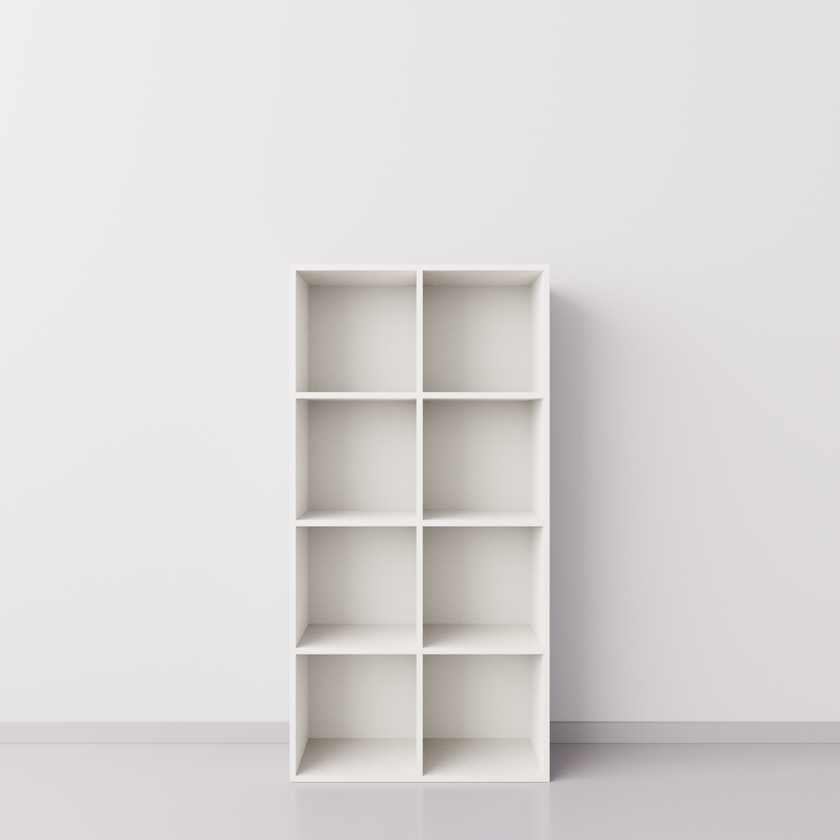
#> input picture lab 5/img_1.png, 840 x 840 px, shrunk from 1200 x 1200 before the run; its folder holds only this picture in this run
$ python lab5.py
#> lines starting #> are read from the running program, lines starting #| are printed output that depends on the picture; after the words box and inside, x2 and y2 are one past the last pixel; in counts of white or black regions, pixels touching at a corner belong together
import cv2
import numpy as np
from matplotlib import pyplot as plt


def image_read(FileIm):
#> called with FileIm = 'img_1.png'
    image = cv2.imread(FileIm)
#> image is the input picture: shape (840, 840, 3); mean B, G, R 215.6, 215.3, 218.6
    plt.imshow(image)
    plt.show()
    return image


def image_processing(image):

    gray = cv2.cvtColor(image, cv2.COLOR_BGR2GRAY)
    gray = cv2.GaussianBlur(gray, (3, 3), 1.2)
    clahe = cv2.createCLAHE(clipLimit=2.45, tileGridSize=(8, 8))
    enhanced_image = clahe.apply(gray)
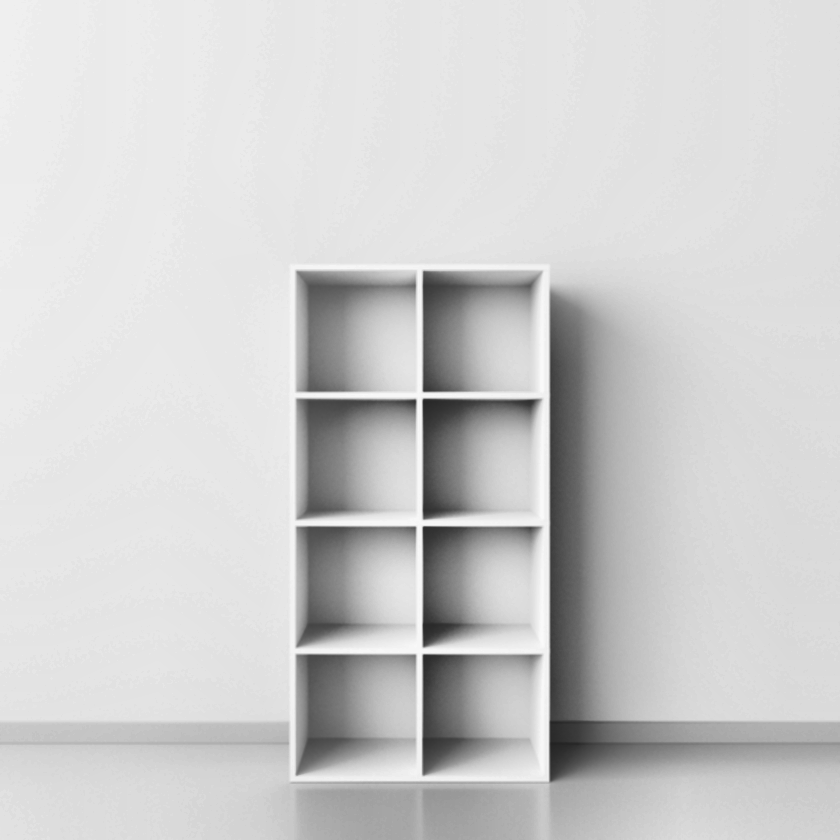
#> enhanced_image: shape (840, 840); min 35, max 250, mean 206.1
    edged = cv2.Canny(enhanced_image, 60, 250)
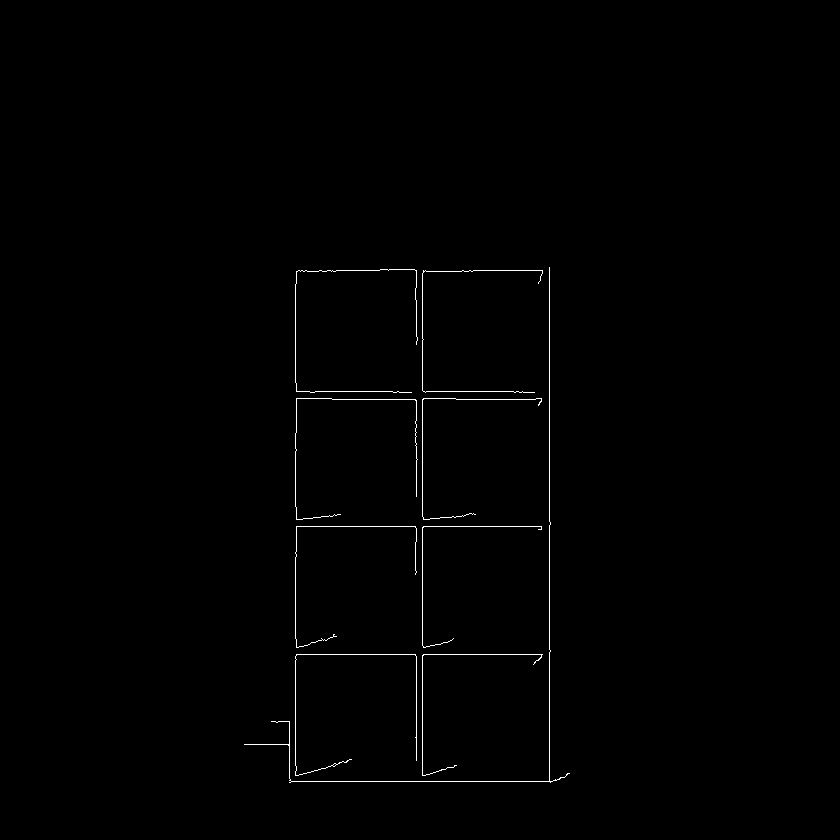
#> edged: shape (840, 840); 0.53% white in thin lines or dots, all inside (x1, y1, x2, y2) = (244, 267, 570, 783)
    kernel = cv2.getStructuringElement(cv2.MORPH_RECT, (1, 1))
    closed = cv2.morphologyEx(edged, cv2.MORPH_CLOSE, kernel)
    plt.imshow(closed)
    plt.show()
    return closed


def distance_between_points(point1, point2):
    x1, y1 = point1
    x2, y2 = point2
    distance = np.sqrt((x2 - x1) ** 2 + (y2 - y1) ** 2)
    return distance


def image_contours(image_entrance, min_distance=50):
#> called with min_distance = 50
    cnts, _ = cv2.findContours(image_entrance.copy(), cv2.RETR_LIST, cv2.CHAIN_APPROX_SIMPLE)
#> cnts = 10 contours, all with area under 20

    filtered_cnts = []
    filtered_centers = []

    for c in cnts:
        if cv2.contourArea(c) > 0:
            epsilon = 0.02 * cv2.arcLength(c, True)
            approx = cv2.approxPolyDP(c, epsilon, True)
            if len(approx) > 5:
                center = (int(np.mean(approx[:, 0, 0])), int(np.mean(approx[:, 0, 1])))
                if not any(distance_between_points(center, fc) < min_distance for fc in filtered_centers):
                    filtered_centers.append(center)
                    filtered_cnts.append(c)
#> this loop made 10 passes
#> epsilon on passes 2 to 10: 11.67, 16.49, 11.14, 13.62, 12.22, 15.65, 14.89, 17.59, 36.96
#> (epsilon, center) on pass 1: (0.21, (334, 764))
#> after the loop, filtered_centers = [(334, 764), (447, 713), (347, 710), (447, 585), (345, 576), (450, 457), (346, 455), (460, 330), (355, 324)]; filtered_cnts = 9 contours, all with area under 20

    return filtered_cnts


def image_recognition(image_entrance, image_cont, file_name):
    total = 0
    for c in image_cont:
        x, y, w, h = cv2.boundingRect(c)
        cv2.rectangle(image_entrance, (x, y), (x + w, y + h), (0, 255, 0), 4)
        total += 1
    print("Знайдено {0} прямокутників на зображенні".format(total))
    cv2.imwrite(file_name, image_entrance)
    plt.imshow(image_entrance)
    plt.show()
    return


if __name__ == '__main__':
    images_url = "img_1"
    image_entrance = image_read(f"{images_url}.png")
    image_exit = image_processing(image_entrance)
    image_cont = image_contours(image_exit)
#> image_cont = 9 contours, all with area under 20
    image_recognition(image_entrance, image_cont, f"recognition_{images_url}.jpg")
#> the loop in image_recognition, `for c in image_cont:` made 9 passes
#> (x, y, w, h) on passes 1 to 9: (332, 763, 5, 4), (422, 654, 121, 122), (295, 654, 122, 122), (422, 526, 120, 122), (295, 526, 122, 122), (422, 398, 120, 122), (295, 398, 123, 122), (422, 270, 121, 123), (295, 269, 123, 124)
#> after the loop in image_recognition, `for c in image_cont:`:
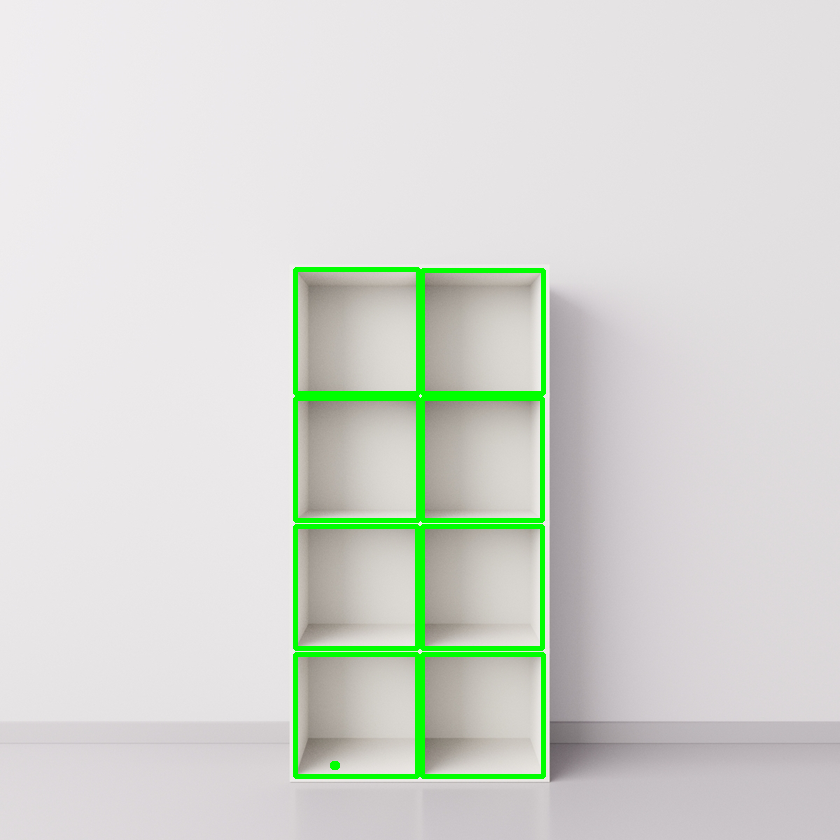
#> image_entrance: shape (840, 840, 3); 2.73% of pixels changed, all inside (x1, y1, x2, y2) = (293, 267, 546, 779)
#> after the loop in image_recognition, `for c in image_cont:`: total = 9
#| Знайдено 9 прямокутників на зображенні
